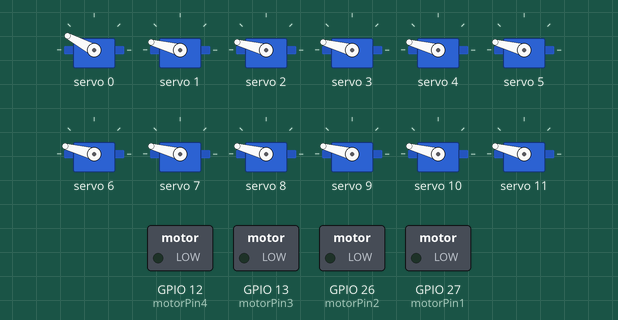
The sketch below on a simulated ESP32. Shown: 12 × servo, switched loads named in the sketch (green lamp = pin HIGH). What the sketch prints to the serial monitor is not drawn.

Above: at 2.21 s.
At 6.12 s:
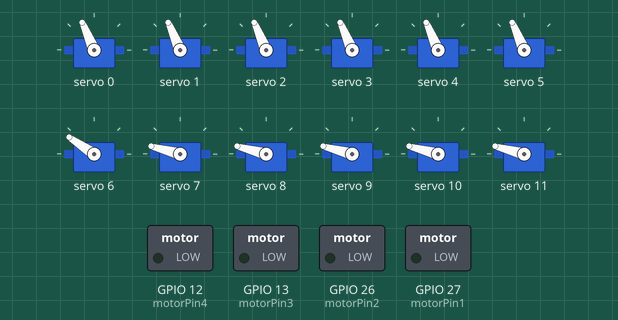
At 10.0 s:
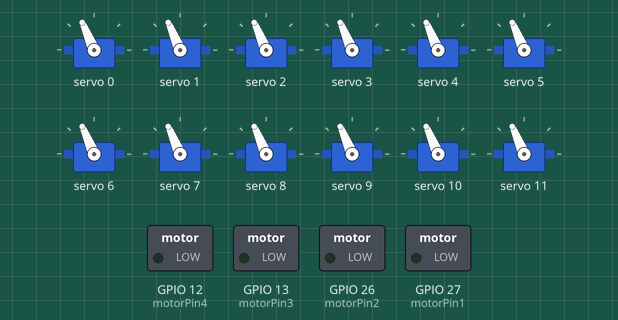
At 21.2 s:
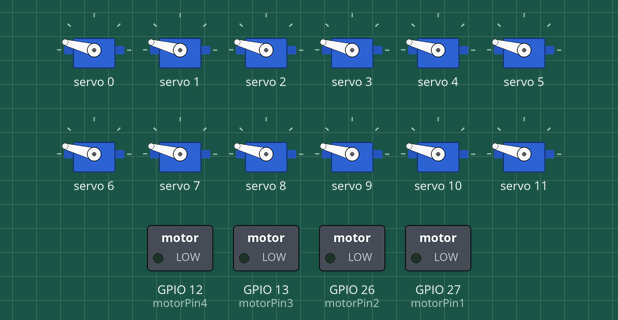
At 28.6 s:
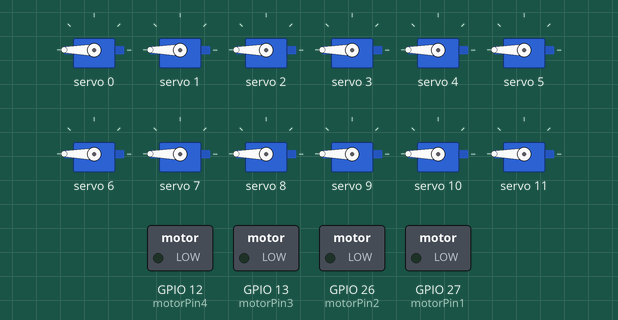
At 39.69 s:
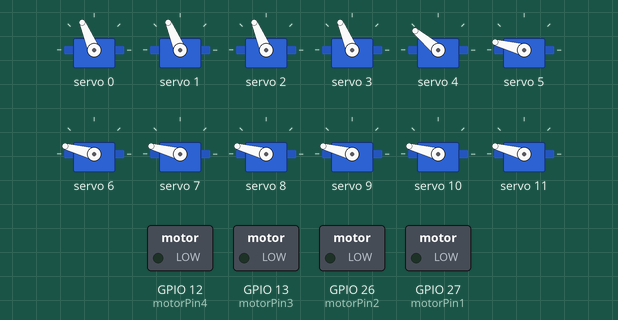
Timing chart, 0 to 40.0 s (numbered marks = the images above):
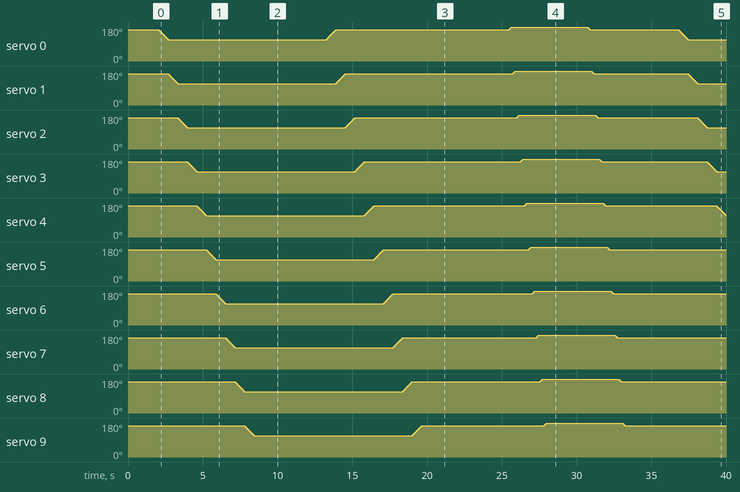

The sketch:

Servo_test_16_PCA.ino
```cpp
/*
  Prueba de Servomotores con PCA9685 y Rango Calibrado en ESP32

  Este programa controla 16 servomotores utilizando el módulo PCA9685 y un ESP32DevKitV1.
  Los movimientos se adaptan a un rango calibrado debido a las restricciones mecánicas,
  con ángulos configurados para centro, mínimo y máximo. Al finalizar el movimiento de los servos,
  el programa desactiva los pines de los motores DC para evitar daños en el puente H.

  Conexiones:
  - PCA9685:
    - VCC -> 5V
    - GND -> GND
    - SDA -> GPIO 21 (ESP32)
    - SCL -> GPIO 22 (ESP32)
  - Servomotores:
    - Conectar los servos a los canales 0-15 del PCA9685
  - Puente H (Motores DC):
    - Configura los pines según tu conexión específica para controlar el puente H

  Autor: [Tu Nombre]
  Fecha: [Fecha Actual]
  Licencia: MIT (Licencia de código abierto)
*/

#include <Wire.h>
#include <Adafruit_PWMServoDriver.h>
Adafruit_PWMServoDriver pca9685 = Adafruit_PWMServoDriver(0x40); // Dirección I2C 0x40 por defecto

// Configuración del rango de PWM calibrado para los servos
const int SERVO_MIN = 350; // Valor mínimo de PWM para el ángulo inicial calibrado
const int SERVO_MAX = 505; // Valor máximo de PWM para el ángulo final calibrado
const int SERVO_CENTRO = 460; // Valor de PWM para el ángulo central calibrado

// Pines para los motores DC controlados por el puente H
const int motorPin1 = 27; // Ajusta según tu conexión
const int motorPin2 = 26; // Ajusta según tu conexión
const int motorPin3 = 13; // Ajusta según tu conexión
const int motorPin4 = 12; // Ajusta según tu conexión

void setup() {
  Serial.begin(115200);
  Serial.println("Iniciando prueba de servomotores con rango calibrado...");

  // Inicializa la comunicación I2C
  Wire.begin(21, 22); // SDA en GPIO 21, SCL en GPIO 22

  // Inicializa el módulo PCA9685
  pca9685.begin();
  pca9685.setPWMFreq(50); // Frecuencia de 50 Hz para control de servos

  // Configura los pines de los motores como salidas y desactívalos
  pinMode(motorPin1, OUTPUT);
  pinMode(motorPin2, OUTPUT);
  pinMode(motorPin3, OUTPUT);
  pinMode(motorPin4, OUTPUT);
  desactivarMotores();

  // Coloca todos los servos en la posición central
  for (int i = 0; i < 16; i++) {
    moverServo(i, SERVO_CENTRO);
  }
  delay(2000); // Pausa de 5 segundos en la posición central
}

void loop() {
  // Mover suavemente todos los servos al ángulo mínimo calibrado
  for (int i = 0; i < 16; i++) {
    moverSuavemente(i, SERVO_CENTRO, SERVO_MIN);
  }
  delay(1000); // Quedarse 2 segundos en la posición mínima

  // Mover suavemente todos los servos al ángulo central calibrado
  for (int i = 0; i < 16; i++) {
    moverSuavemente(i, SERVO_MIN, SERVO_CENTRO);
  }
  delay(2000); // Quedarse 5 segundos en el centro

  // Mover suavemente todos los servos al ángulo máximo calibrado
  for (int i = 0; i < 16; i++) {
    moverSuavemente(i, SERVO_CENTRO, SERVO_MAX);
  }
  delay(1000); // Quedarse 2 segundos en la posición máxima

  // Mover suavemente todos los servos al ángulo central calibrado
  for (int i = 0; i < 16; i++) {
    moverSuavemente(i, SERVO_MAX, SERVO_CENTRO);
  }
  delay(2000); // Quedarse 5 segundos en el centro

  // Desactivar los pines de los motores DC al finalizar el ciclo
  desactivarMotores();
}

// Función para mover un servo a una posición específica
void moverServo(int numServo, int pwmValue) {
  pca9685.setPWM(numServo, 0, pwmValue);
  Serial.print("Servo ");
  Serial.print(numServo);
  Serial.print(" movido a valor PWM: ");
  Serial.println(pwmValue);
}

// Función para mover suavemente el servo desde un valor PWM a otro
void moverSuavemente(int numServo, int desde, int hasta) {
  int paso = (desde < hasta) ? 1 : -1;
  for (int pwmValue = desde; pwmValue != hasta; pwmValue += paso) {
    moverServo(numServo, pwmValue);
    delay(5); // Ajusta el valor para un movimiento más suave o rápido
  }
}

// Función para desactivar los motores DC
void desactivarMotores() {
  digitalWrite(motorPin1, LOW);
  digitalWrite(motorPin2, LOW);
  digitalWrite(motorPin3, LOW);
  digitalWrite(motorPin4, LOW);
  Serial.println("Motores desactivados.");
}
```
